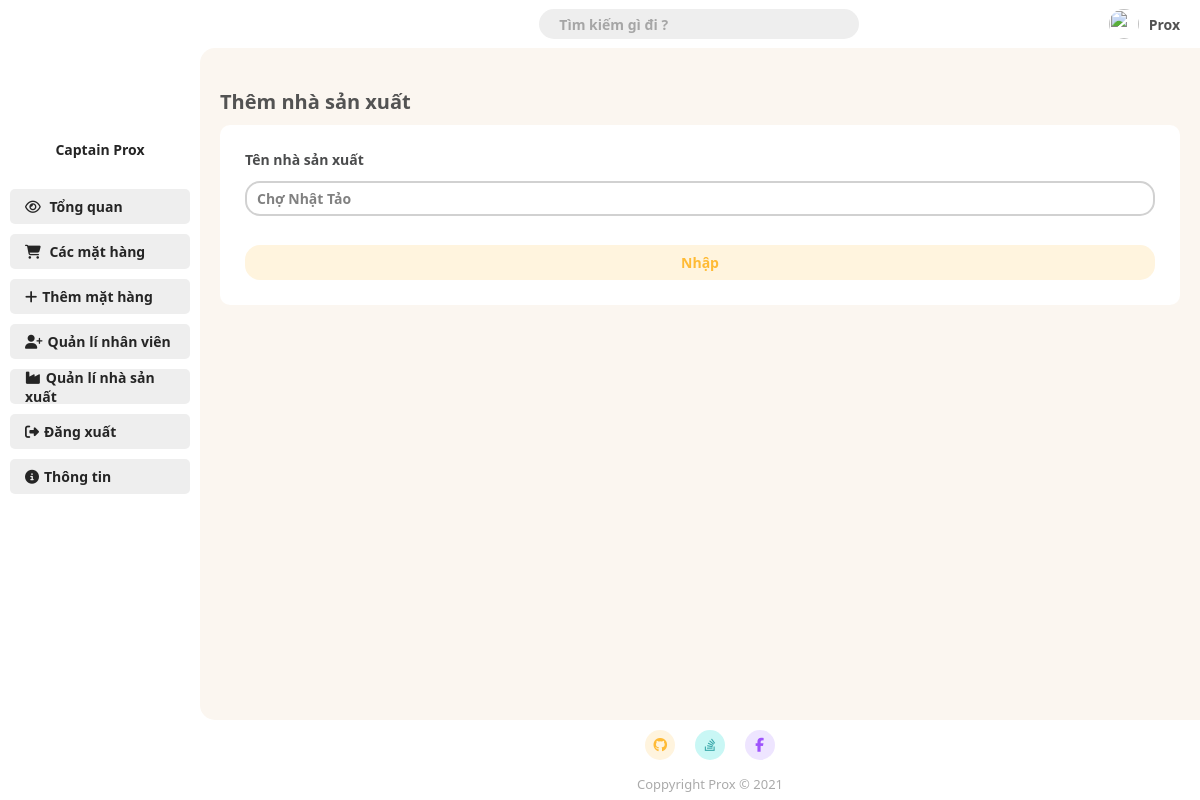
Before: /Admin/edit-manufacturer.php?id=3 with the older database file.
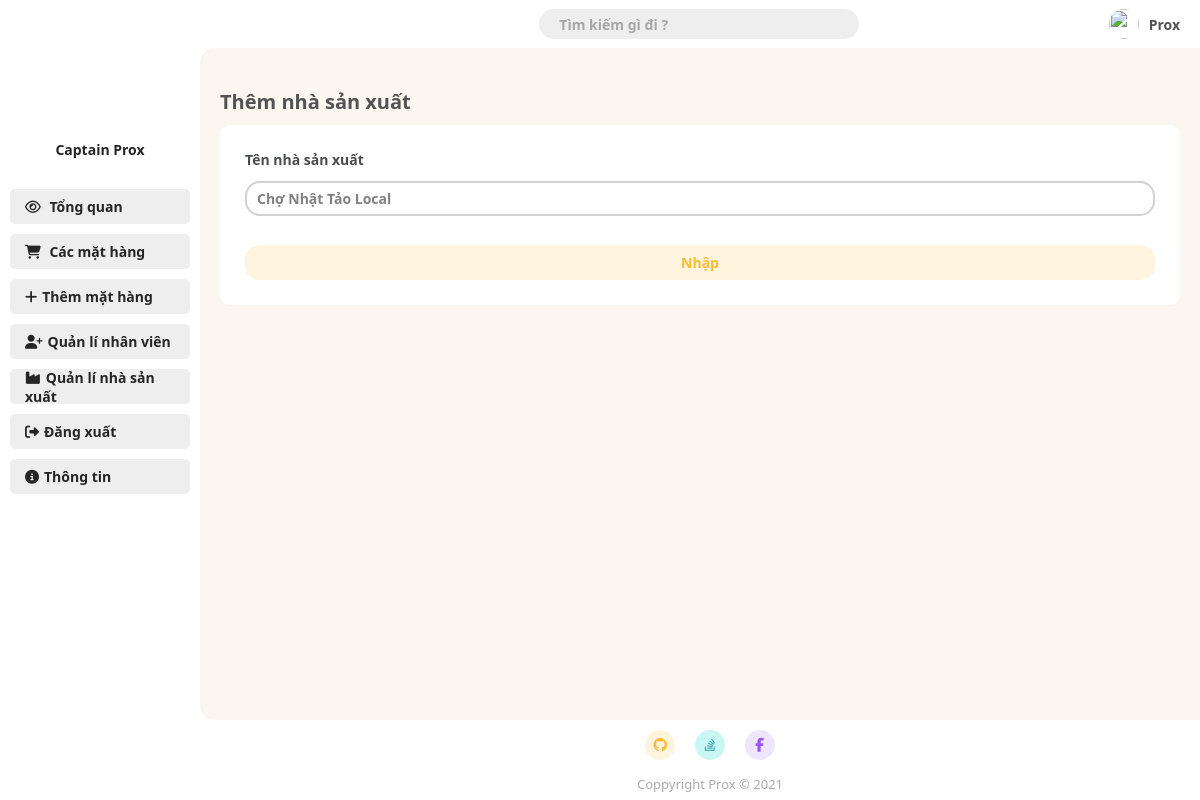
After: the same page with the newer database file.
### tables this page shows
CREATE TABLE `manufacturer` (
  `id` int(11) NOT NULL,
  `name` varchar(20) NOT NULL
);

### Admin/edit-manufacturer.php (the view, shortened to what this page needs)
<!DOCTYPE html>
<html lang="en">
<head>
    <link rel="stylesheet" href="./CSS/style.css?v=4.1">
</head>
<body>
        <?php
            require_once 'connect.php';
            if(isset($_GET['id'])){
                $id = $_GET['id'];
            }else{
                header('Location: page-5.php');
            }
            $query = "SELECT * FROM manufacturer WHERE id = '$id'";
            $result = mysqli_query($connect, $query);
            $manufacturer = mysqli_fetch_array($result);
        ?>
        <div class="grid-container">
            <div class="container-header">
                <?php require_once "./root/navbar.php"; ?>
            </div>
            <div class="container-menu">
                <?php require_once "./root/sidebar.php"; ?>
            </div>
            <div class="container-main">
                <h1 class="main-title">Thêm nhà sản xuất</h1>
                <div class="add-new-item">
                    <form action="" method="post" enctype="multipart/form-data">
                        <label for="manufacturer_name">Tên nhà sản xuất</label>
                        <input name="manufacturer_name" onkeyup="oku_check_add_manufacturer();" id="manufacturer_name" type="text" value="<?= $manufacturer['name'];?>" >
                        <br>
                        <input type="submit" onclick="return add_manufacturer_validate();" name="edit_manufacturer" value="Nhập">
                    </form>
                </div>
            </div>
            <div class="container-footer">
                <?php require_once "./root/footer.php"; ?>
            </div>
        </div>
</body>
</html>

Changed rows visible on the page:
changed manufacturer: manufacturer_name "Chợ Nhật Tảo" → "Chợ Nhật Tảo Local"
